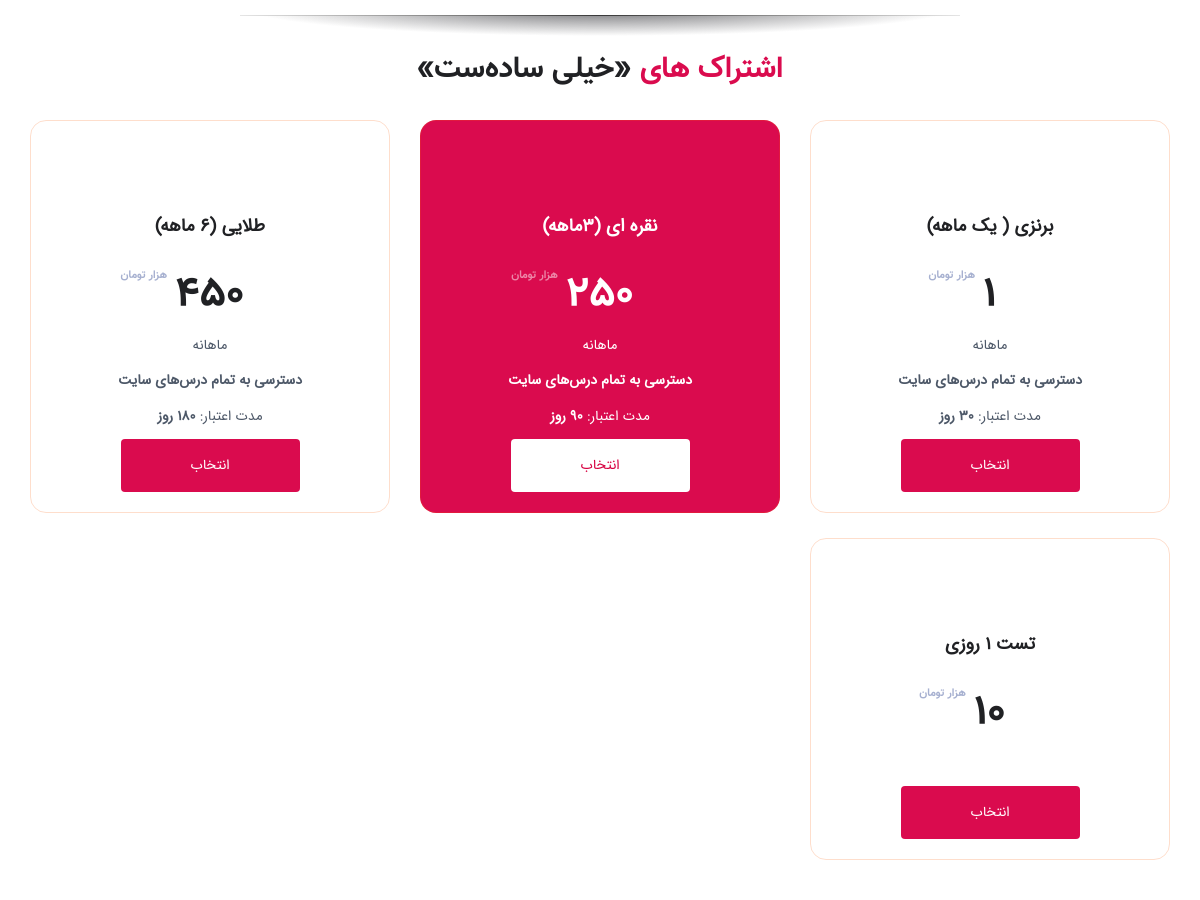
Before: / (middle part) with the older database file.
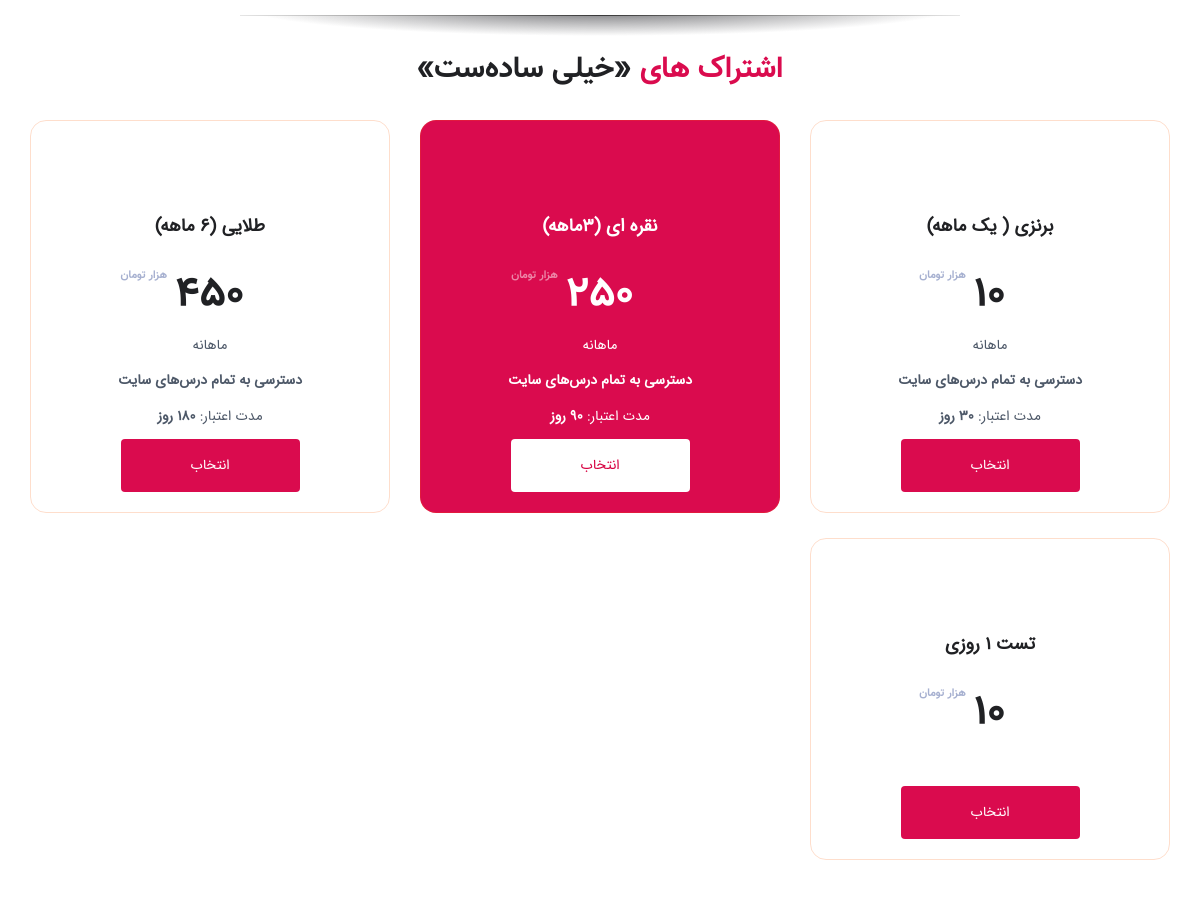
After: the same page with the newer database file.
### ks_subscription/models.py (models this page shows, shortened)
class Plan(models.Model):
    title = models.CharField(max_length=150)  # english
    name = models.CharField(max_length=150)  # farsi
    fake_price = models.IntegerField(null=True, blank=True)
    price = models.IntegerField(null=False, blank=False)
    off_price = models.IntegerField(null=True, blank=True)
    off = models.IntegerField(null=True, blank=True)
    duration = models.IntegerField(null=False, blank=False)
    is_active = models.BooleanField(default=False)
    is_delete = models.BooleanField(default=False)
    is_recommended = models.BooleanField(default=False)
    short_description = models.TextField(null=True, blank=True)
    description = models.TextField(null=True, blank=True)
    description_rich = CKEditor5Field('Description', config_name='default', null=True, blank=True)
    slug = models.SlugField(default="", blank='True', null=True,
                            db_index=True)  # samsung galaxy s 20 => samsung-galaxy-s-20
    thumb = models.ImageField(upload_to=upload_plans_image_path, null=True, blank=True)
    image = models.ImageField(upload_to=upload_plans_image_path, null=True, blank=True)
    plan_gift = models.IntegerField(default=0, null=False, blank=False)
    courses = models.ManyToManyField('ks_course.Course', blank=True)
    def get_absolute_url(self):
        return reverse('plan_detail', args=[self.id, self.slug])
    @property
    def price_1000(self):
        return int(self.price / 1000)
    def __init__(self, *args, **kwargs):
        super().__init__(*args, **kwargs)
        self.off_price = None
    @property
    def set_off_price(self):
        return self.off_price

### kheylisadas/views.py (the view, shortened to what this page needs)
# urls.py: path('', home_page, name="home_page"),
def home_page(request):
    categories = Category.objects.all()
    articles = Article.objects.get_active_articles()
    courses = Course.objects.filter(is_active=True)
    references = Reference.objects.filter(is_active=True)
    site_setting = SiteSetting.objects.filter(is_main_setting=True).first()
    plans = Plan.objects.filter(is_active=True)
    has_perm = False
    context = {
        'categories': categories,
        'articles': articles,
        'courses': courses,
        'plans': plans,
        'has_perm': has_perm,
        'references': references,
        'site_setting': site_setting,
    }
    return render(request, 'home_page.html', context)

### ks_article/models.py (called while the page is built)
    def get_active_articles(self):
        return self.get_queryset().filter(is_active=True)

### ks_category/models.py (called while the page is built)
    def get_absolute_url(self):
        return reverse('category-detail', args=[self.id, self.slug])

    @property
    def audio_category_count(self):
        count = 0
        for ccdetail in CCDetail.objects.filter(category_id=self.id, is_active=True):
            count += ccdetail.audio_count
        return count

    @property
    def audio_count(self):
        count = 0
        for section in Section.objects.filter(ccdetail_id=self.id, is_active=True):
            count += section.section_audio_count
        return count

    @property
    def section_audio_count(self):
        return ks_audio.models.Audio.objects.filter(section_id=self.id, is_active=True).count()

### templates/home_page.html (shortened to what this page needs)
{% extends 'shared/_MainLayout.html' %}
{% load thumbnail %}
{% load static %}
{% block content %}
    {% if not has_perm %}
        <hr class="shine">
        {% include 'components/plans_component.html' with plans=plans %}
    {% endif %}
{% endblock %}

### templates/components/plans_component.html (shortened to what this page needs)
<section class="pt-0">
    <div class="container">
        <div class="row justify-content-center">
            <div class="col-lg-5 col-md-6 col-sm-12">
                <div class="sec-heading center">
                    <h2><span class="theme-cl">اشتراک های </span> «خیلی ساده‌ست»</h2>
                </div>
            </div>
        </div>
        <div class="row">
            {% for plan in plans %}
                    <div class="col-lg-4 col-md-4">
                        <div class="packages_wrapping {% if plan.is_recommended %} recommended {% endif %}">
                            <div class="packages_headers">
                                <i class="lni-star"></i>
                                <h4 class="packages_pr_title">{{ plan.name }}</h4>
                            </div>
                            <div class="packages_price">
                                <h4 class="pr-value">{{ plan.price_1000 }}</h4>
                            </div>
                            <div class="packages_middlebody">
                                <p>{{ plan.description_rich|safe }}</p>
                            </div>
                            <div class="packages_bottombody">
                                <a href="{{ plan.get_absolute_url }}" class="btn-pricing">انتخاب</a>
                            </div>
                        </div>
                    </div>
                {% endfor %}
        </div>
    </div>
</section>

Changed rows visible on the page:
changed Plan "برنزی ( یک ماهه)": price_1000 "1" → "10"
